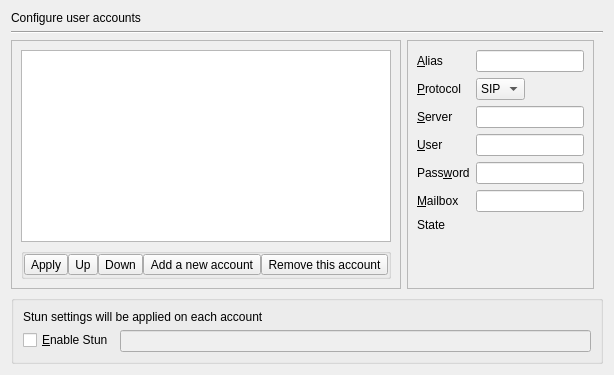
       <widget class="QWidget" name="page_accounts">
        <layout class="QVBoxLayout" name="verticalLayout_2">
         <item>
          <widget class="QLabel" name="label_configAccounts">
           <property name="sizePolicy">
            <sizepolicy hsizetype="Preferred" vsizetype="Preferred">
             <horstretch>0</horstretch>
             <verstretch>0</verstretch>
            </sizepolicy>
           </property>
           <property name="text">
            <string>Configure user accounts</string>
           </property>
          </widget>
         </item>
         <item>
          <widget class="Line" name="line_configAccounts">
           <property name="orientation">
            <enum>Qt::Horizontal</enum>
           </property>
          </widget>
         </item>
         <item>
          <widget class="QWidget" name="widget1_configAccounts" native="true">
           <property name="autoFillBackground">
            <bool>false</bool>
           </property>
           <layout class="QHBoxLayout" name="horizontalLayout_3">
            <property name="sizeConstraint">
             <enum>QLayout::SetDefaultConstraint</enum>
            </property>
            <property name="leftMargin">
             <number>0</number>
            </property>
            <property name="topMargin">
             <number>0</number>
            </property>
            <property name="bottomMargin">
             <number>0</number>
            </property>
            <item>
             <widget class="QFrame" name="frame1_accountList">
              <property name="sizePolicy">
               <sizepolicy hsizetype="Preferred" vsizetype="Preferred">
                <horstretch>1</horstretch>
                <verstretch>0</verstretch>
               </sizepolicy>
              </property>
              <property name="minimumSize">
               <size>
                <width>0</width>
                <height>0</height>
               </size>
              </property>
              <property name="maximumSize">
               <size>
                <width>16777215</width>
                <height>16777215</height>
               </size>
              </property>
              <property name="frameShape">
               <enum>QFrame::StyledPanel</enum>
              </property>
              <property name="frameShadow">
               <enum>QFrame::Raised</enum>
              </property>
              <layout class="QVBoxLayout" name="verticalLayout_6">
               <item>
                <widget class="QListWidget" name="listWidget_accountList">
                 <property name="sizePolicy">
                  <sizepolicy hsizetype="Expanding" vsizetype="Expanding">
                   <horstretch>0</horstretch>
                   <verstretch>0</verstretch>
                  </sizepolicy>
                 </property>
                 <property name="minimumSize">
                  <size>
                   <width>150</width>
                   <height>0</height>
                  </size>
                 </property>
                 <property name="maximumSize">
                  <size>
                   <width>16777215</width>
                   <height>16777215</height>
                  </size>
                 </property>
                 <property name="dragEnabled">
                  <bool>true</bool>
                 </property>
                </widget>
               </item>
               <item>
                <widget class="QGroupBox" name="groupBox_accountListHandle">
                 <property name="sizePolicy">
                  <sizepolicy hsizetype="Preferred" vsizetype="Preferred">
                   <horstretch>0</horstretch>
                   <verstretch>0</verstretch>
                  </sizepolicy>
                 </property>
                 <property name="maximumSize">
                  <size>
                   <width>16777215</width>
                   <height>16777215</height>
                  </size>
                 </property>
                 <property name="layoutDirection">
                  <enum>Qt::RightToLeft</enum>
                 </property>
                 <property name="title">
                  <string/>
                 </property>
                 <property name="alignment">
                  <set>Qt::AlignRight|Qt::AlignTrailing|Qt::AlignVCenter</set>
                 </property>
                 <layout class="QHBoxLayout" name="horizontalLayout_2">
                  <property name="spacing">
                   <number>0</number>
                  </property>
                  <property name="sizeConstraint">
                   <enum>QLayout::SetNoConstraint</enum>
                  </property>
                  <property name="margin">
                   <number>0</number>
                  </property>
                  <item>
                   <widget class="QToolButton" name="button_accountRemove">
                    <property name="sizePolicy">
                     <sizepolicy hsizetype="Fixed" vsizetype="Fixed">
                      <horstretch>0</horstretch>
                      <verstretch>0</verstretch>
                     </sizepolicy>
                    </property>
                    <property name="text">
                     <string>Remove this account</string>
                    </property>
                    <property name="icon">
                     <iconset resource="resources.qrc">
                      <normaloff>:/images/icons/remove.png</normaloff>:/images/icons/remove.png</iconset>
                    </property>
                    <property name="shortcut">
                     <string>+</string>
                    </property>
                   </widget>
                  </item>
                  <item>
                   <widget class="QToolButton" name="button_accountAdd">
                    <property name="sizePolicy">
                     <sizepolicy hsizetype="Fixed" vsizetype="Fixed">
                      <horstretch>0</horstretch>
                      <verstretch>0</verstretch>
                     </sizepolicy>
                    </property>
                    <property name="sizeIncrement">
                     <size>
                      <width>0</width>
                      <height>0</height>
                     </size>
                    </property>
                    <property name="text">
                     <string>Add a new account</string>
                    </property>
                    <property name="icon">
                     <iconset resource="resources.qrc">
                      <normaloff>:/images/icons/add.png</normaloff>:/images/icons/add.png</iconset>
                    </property>
                   </widget>
                  </item>
                  <item>
                   <widget class="QToolButton" name="button_accountDown">
                    <property name="text">
                     <string>Down</string>
                    </property>
                   </widget>
                  </item>
                  <item>
                   <widget class="QToolButton" name="button_accountUp">
                    <property name="text">
                     <string>Up</string>
                    </property>
                   </widget>
                  </item>
                  <item>
                   <spacer name="horizontalSpacer">
                    <property name="orientation">
                     <enum>Qt::Horizontal</enum>
                    </property>
                    <property name="sizeHint" stdset="0">
                     <size>
                      <width>0</width>
                      <height>0</height>
                     </size>
                    </property>
                   </spacer>
                  </item>
                  <item>
                   <widget class="QToolButton" name="toolButton_accountsApply">
                    <property name="enabled">
                     <bool>true</bool>
                    </property>
                    <property name="text">
                     <string>Apply</string>
                    </property>
                   </widget>
                  </item>
                 </layout>
                </widget>
               </item>
              </layout>
             </widget>
            </item>
            <item>
             <widget class="QFrame" name="frame2_editAccounts">
              <property name="sizePolicy">
               <sizepolicy hsizetype="Expanding" vsizetype="Expanding">
                <horstretch>1</horstretch>
                <verstretch>0</verstretch>
               </sizepolicy>
              </property>
              <property name="frameShape">
               <enum>QFrame::StyledPanel</enum>
              </property>
              <property name="frameShadow">
               <enum>QFrame::Raised</enum>
              </property>
              <layout class="QFormLayout" name="formLayout_2">
               <property name="fieldGrowthPolicy">
                <enum>QFormLayout::ExpandingFieldsGrow</enum>
               </property>
               <item row="0" column="0">
                <widget class="QLabel" name="label1_alias">
                 <property name="text">
                  <string>&amp;Alias</string>
                 </property>
                 <property name="buddy">
                  <cstring>edit1_alias</cstring>
                 </property>
                </widget>
               </item>
               <item row="0" column="1">
                <widget class="QLineEdit" name="edit1_alias">
                 <property name="minimumSize">
                  <size>
                   <width>0</width>
                   <height>0</height>
                  </size>
                 </property>
                </widget>
               </item>
               <item row="1" column="0">
                <widget class="QLabel" name="label2_protocol">
                 <property name="text">
                  <string>&amp;Protocol</string>
                 </property>
                 <property name="buddy">
                  <cstring>edit2_protocol</cstring>
                 </property>
                </widget>
               </item>
               <item row="1" column="1">
                <widget class="QComboBox" name="edit2_protocol">
                 <item>
                  <property name="text">
                   <string>SIP</string>
                  </property>
                 </item>
                 <item>
                  <property name="text">
                   <string>IAX</string>
                  </property>
                 </item>
                </widget>
               </item>
               <item row="2" column="0">
                <widget class="QLabel" name="label3_server">
                 <property name="text">
                  <string>&amp;Server</string>
                 </property>
                 <property name="buddy">
                  <cstring>edit3_server</cstring>
                 </property>
                </widget>
               </item>
               <item row="2" column="1">
                <widget class="QLineEdit" name="edit3_server">
                 <property name="minimumSize">
                  <size>
                   <width>0</width>
                   <height>0</height>
                  </size>
                 </property>
                </widget>
               </item>
               <item row="3" column="0">
                <widget class="QLabel" name="label4_user">
                 <property name="text">
                  <string>&amp;User</string>
                 </property>
                 <property name="buddy">
                  <cstring>edit4_user</cstring>
                 </property>
                </widget>
               </item>
               <item row="3" column="1">
                <widget class="QLineEdit" name="edit4_user"/>
               </item>
               <item row="4" column="0">
                <widget class="QLabel" name="label5_password">
                 <property name="text">
                  <string>Pass&amp;word</string>
                 </property>
                 <property name="buddy">
                  <cstring>edit5_password</cstring>
                 </property>
                </widget>
               </item>
               <item row="4" column="1">
                <widget class="QLineEdit" name="edit5_password">
                 <property name="echoMode">
                  <enum>QLineEdit::PasswordEchoOnEdit</enum>
                 </property>
                </widget>
               </item>
               <item row="5" column="0">
                <widget class="QLabel" name="label6_mailbox">
                 <property name="text">
                  <string>&amp;Mailbox</string>
                 </property>
                 <property name="buddy">
                  <cstring>edit6_mailbox</cstring>
                 </property>
                </widget>
               </item>
               <item row="5" column="1">
                <widget class="QLineEdit" name="edit6_mailbox"/>
               </item>
               <item row="6" column="0">
                <widget class="QLabel" name="label7_state">
                 <property name="text">
                  <string>State</string>
                 </property>
                </widget>
               </item>
               <item row="6" column="1">
                <widget class="QLabel" name="edit7_state">
                 <property name="text">
                  <string/>
                 </property>
                </widget>
               </item>
              </layout>
             </widget>
            </item>
           </layout>
          </widget>
         </item>
         <item>
          <widget class="QGroupBox" name="groupBox_commonSettings">
           <property name="title">
            <string/>
           </property>
           <layout class="QVBoxLayout" name="verticalLayout_10">
            <item>
             <widget class="QLabel" name="label_commonSettings">
              <property name="text">
               <string>Stun settings will be applied on each account</string>
              </property>
             </widget>
            </item>
            <item>
             <layout class="QFormLayout" name="formLayout_commonSettings">
              <property name="fieldGrowthPolicy">
               <enum>QFormLayout::ExpandingFieldsGrow</enum>
              </property>
              <item row="0" column="0">
               <widget class="QCheckBox" name="checkBox_stun">
                <property name="text">
                 <string>&amp;Enable Stun</string>
                </property>
               </widget>
              </item>
              <item row="0" column="1">
               <widget class="QLineEdit" name="lineEdit_stun">
                <property name="enabled">
                 <bool>false</bool>
                </property>
               </widget>
              </item>
             </layout>
            </item>
           </layout>
          </widget>
         </item>
        </layout>
       </widget>
